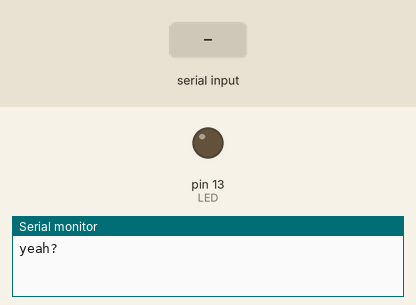
A sketch run on a simulated Arduino Uno, built with avr-gcc and run on an emulated ATmega328P. Shown: output pins drawn as LEDs (lit = HIGH), the last lines printed to the serial monitor. Dashed ring = blinking. The inputs (shaded band) are chosen by the test bench.

Above: at 1.2 s.
1.3 s: "1" received over Serial
At 2.14 s:
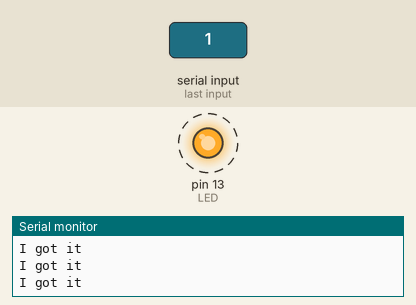
Timing chart, 0 to 10.3 s (numbered marks = the images above; inputs shaded):
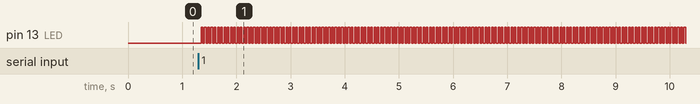

The sketch:

new_test.ino
```cpp
#include <SoftwareSerial.h>

#define LED 13

bool switch_led = false;
//bool going = false;

void setup() {
  Serial.begin(9600);
  while(!Serial);

  pinMode(LED, OUTPUT);
  Serial.println("yeah?");
}

void loop() {

  if(Serial.available()>0){
    /*char cmd = Serial.read();

    if(cmd){
      if(cmd == 's'){
        going != going;
      }
    }
    if(going) {*/
      Serial.println("I got it");
      digitalWrite(LED, switch_led);
      switch_led = !switch_led;
    //}
  }

  delay(30);
}
```

Measured:
- after the input at 1.3 s, pin 13 (LED): alternates HIGH for 0.03 s and LOW for 0.03 s, starting after 0.05 s
